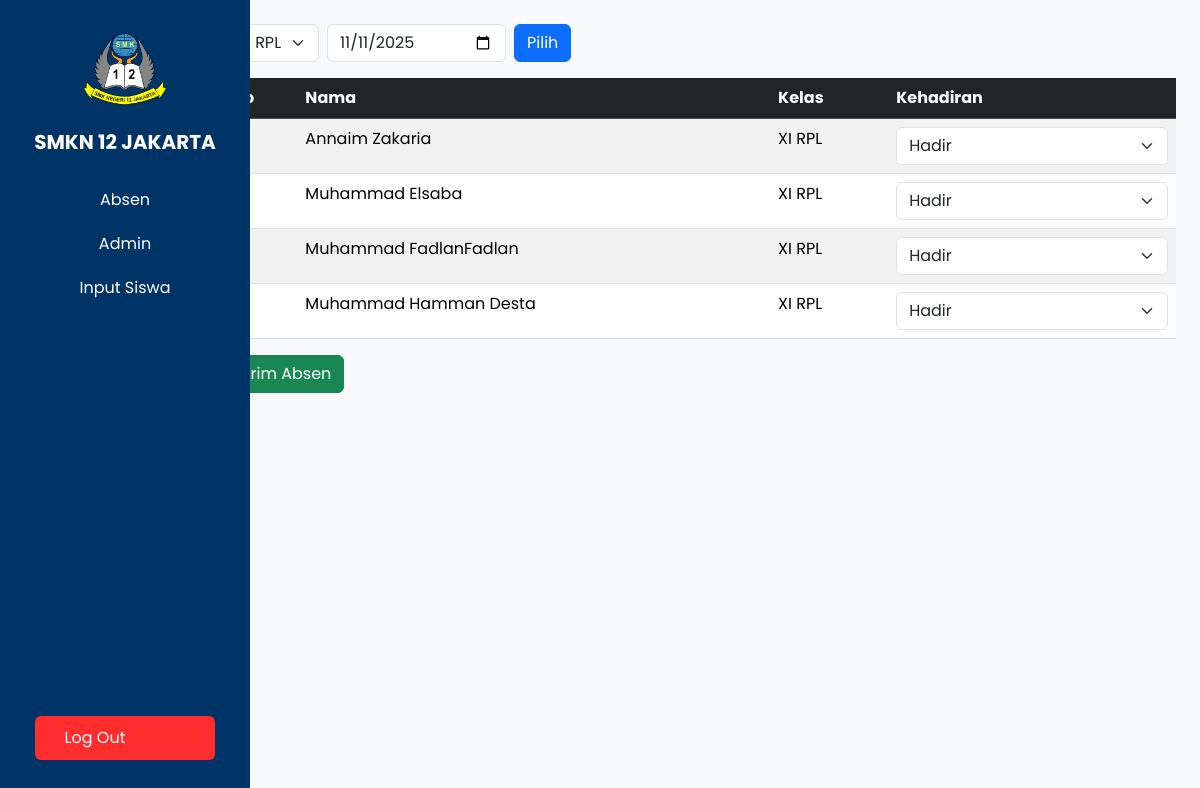
The page /dashboard.php?kelas=XI RPL (signed in) on the database its author committed.
### tables this page shows
CREATE TABLE `siswa` (
  `id_siswa` int NOT NULL,
  `nama` varchar(255) NOT NULL,
  `kelas` varchar(255) NOT NULL,
  `gender` varchar(255) NOT NULL,
  `created_at` timestamp NOT NULL
);

### dashboard.php (the view, shortened to what this page needs)
<?php
include 'koneksi.php';
$kelas = [];
$queryKelas = mysqli_query($koneksi, "SELECT DISTINCT kelas FROM siswa ORDER BY kelas ASC");
while ($row = mysqli_fetch_assoc($queryKelas)) {
    $kelas[] = $row['kelas'];
}
$kelasTerpilih = $_POST['kelas'] ?? $_GET['kelas'] ?? ($kelas[0] ?? '');
$tanggal = $_POST['tanggal'] ?? $_GET['tanggal'] ?? date('Y-m-d');
$querySiswa = mysqli_query($koneksi, "SELECT * FROM siswa WHERE kelas='$kelasTerpilih' ORDER BY nama ASC");
$absenHariIni = [];
?>
<!DOCTYPE html>
<html lang="en">
<head>
  <link href="https://cdn.jsdelivr.net/npm/bootstrap@5.3.3/dist/css/bootstrap.min.css" rel="stylesheet">
<body>
<div class="container-fluid">
  <div class="row">
    <div class="col-md-3 col-lg-2 d-flex flex-column align-items-center sidebar text-white py-4 position-fixed">
      <img src="1.png" alt="Logo" class="rounded-circle mb-3" style="width:90px; height:90px;">
      <h5 class="fw-bold mb-4">SMKN 12 JAKARTA</h5>
      <div class="w-100 text-center">
        <a href="dashboard.php">Absen</a>
        <a href="admin.php">Admin</a>
        <a href="input_siswa.php">Input Siswa</a>
      </div>
      <a href="logout.php" class="logout-btn mt-auto mb-3">Log Out</a>
    </div>
      <main class="col-md-9 col-lg-10 ms-sm-auto p-4">
        <div class="d-flex justify-content-between align-items-end mb-3">
          <div>
            <form action="" method="POST" class="d-flex align-items-center gap-2">
              <select name="kelas" class="form-select" required>
                <?php foreach ($kelas as $k): ?>
                  <option value="<?= $k ?>" <?= $k == $kelasTerpilih ? 'selected' : '' ?>><?= $k ?></option>
                <?php endforeach; ?>
              </select>
              <input type="date" name="tanggal" class="form-control" value="<?= $tanggal ?>" required>
              <button type="submit" class="btn btn-primary">Pilih</button>
            </form>
          </div>
        </div>
        <form method="POST">
          <table class="table table-striped table-hover">
            <thead class="table-dark">
              <tr>
                <th>No</th>
                <th>Nama</th>
                <th>Kelas</th>
                <th>Kehadiran</th>
              </tr>
            </thead>
            <tbody>
              <?php
              $no = 1;
              while ($siswa = mysqli_fetch_assoc($querySiswa)) {
                  $absen = $absenHariIni[$siswa['id_siswa']] ?? null;
              ?>
              <tr>
                <td><?= $no++ ?></td>
                <td><?= htmlspecialchars($siswa['nama']) ?></td>
                <td><?= htmlspecialchars($siswa['kelas']) ?></td>
                <td>
                  <select name="absensi[<?= $siswa['id_siswa'] ?>][kehadiran]" class="form-select" required>
                    <option value="Hadir" <?= ($absen && $absen['kehadiran'] == 'Hadir') ? 'selected' : '' ?>>Hadir</option>
                  </select>
                </td>
              </tr>
              <?php } ?>
            </tbody>
          </table>
          <button type="submit" name="simpan_absen" class="btn btn-success">Kirim Absen</button>
        </form>
      </main>
    </div>
  </div>
</body>
</html>

### dashboard.php (style rules this page uses)
body { font-family: 'Poppins', sans-serif; background-color: #f8f9fa; }
.sidebar { width: 250px; background: #003366; height: 100vh; position: fixed; top: 0; left: 0; color: white; padding-top: 40px; }
.sidebar a { color: white; text-decoration: none; padding: 10px 30px; display: block; }
.logout-btn { background: #ff2d2d; border: none; width: 80%; padding: 10px; color: white; border-radius: 6px; }

### rows shown on the page
siswa: nama "Annaim Zakaria", kelas "XI RPL", id_siswa "Hadir"
siswa: nama "Muhammad Elsaba", kelas "XI RPL", id_siswa "Hadir"
siswa: nama "Muhammad FadlanFadlan", kelas "XI RPL", id_siswa "Hadir"
siswa: nama "Muhammad Hamman Desta", kelas "XI RPL", id_siswa "Hadir"

### other values the page prints
form field kelas "XI RPL"
